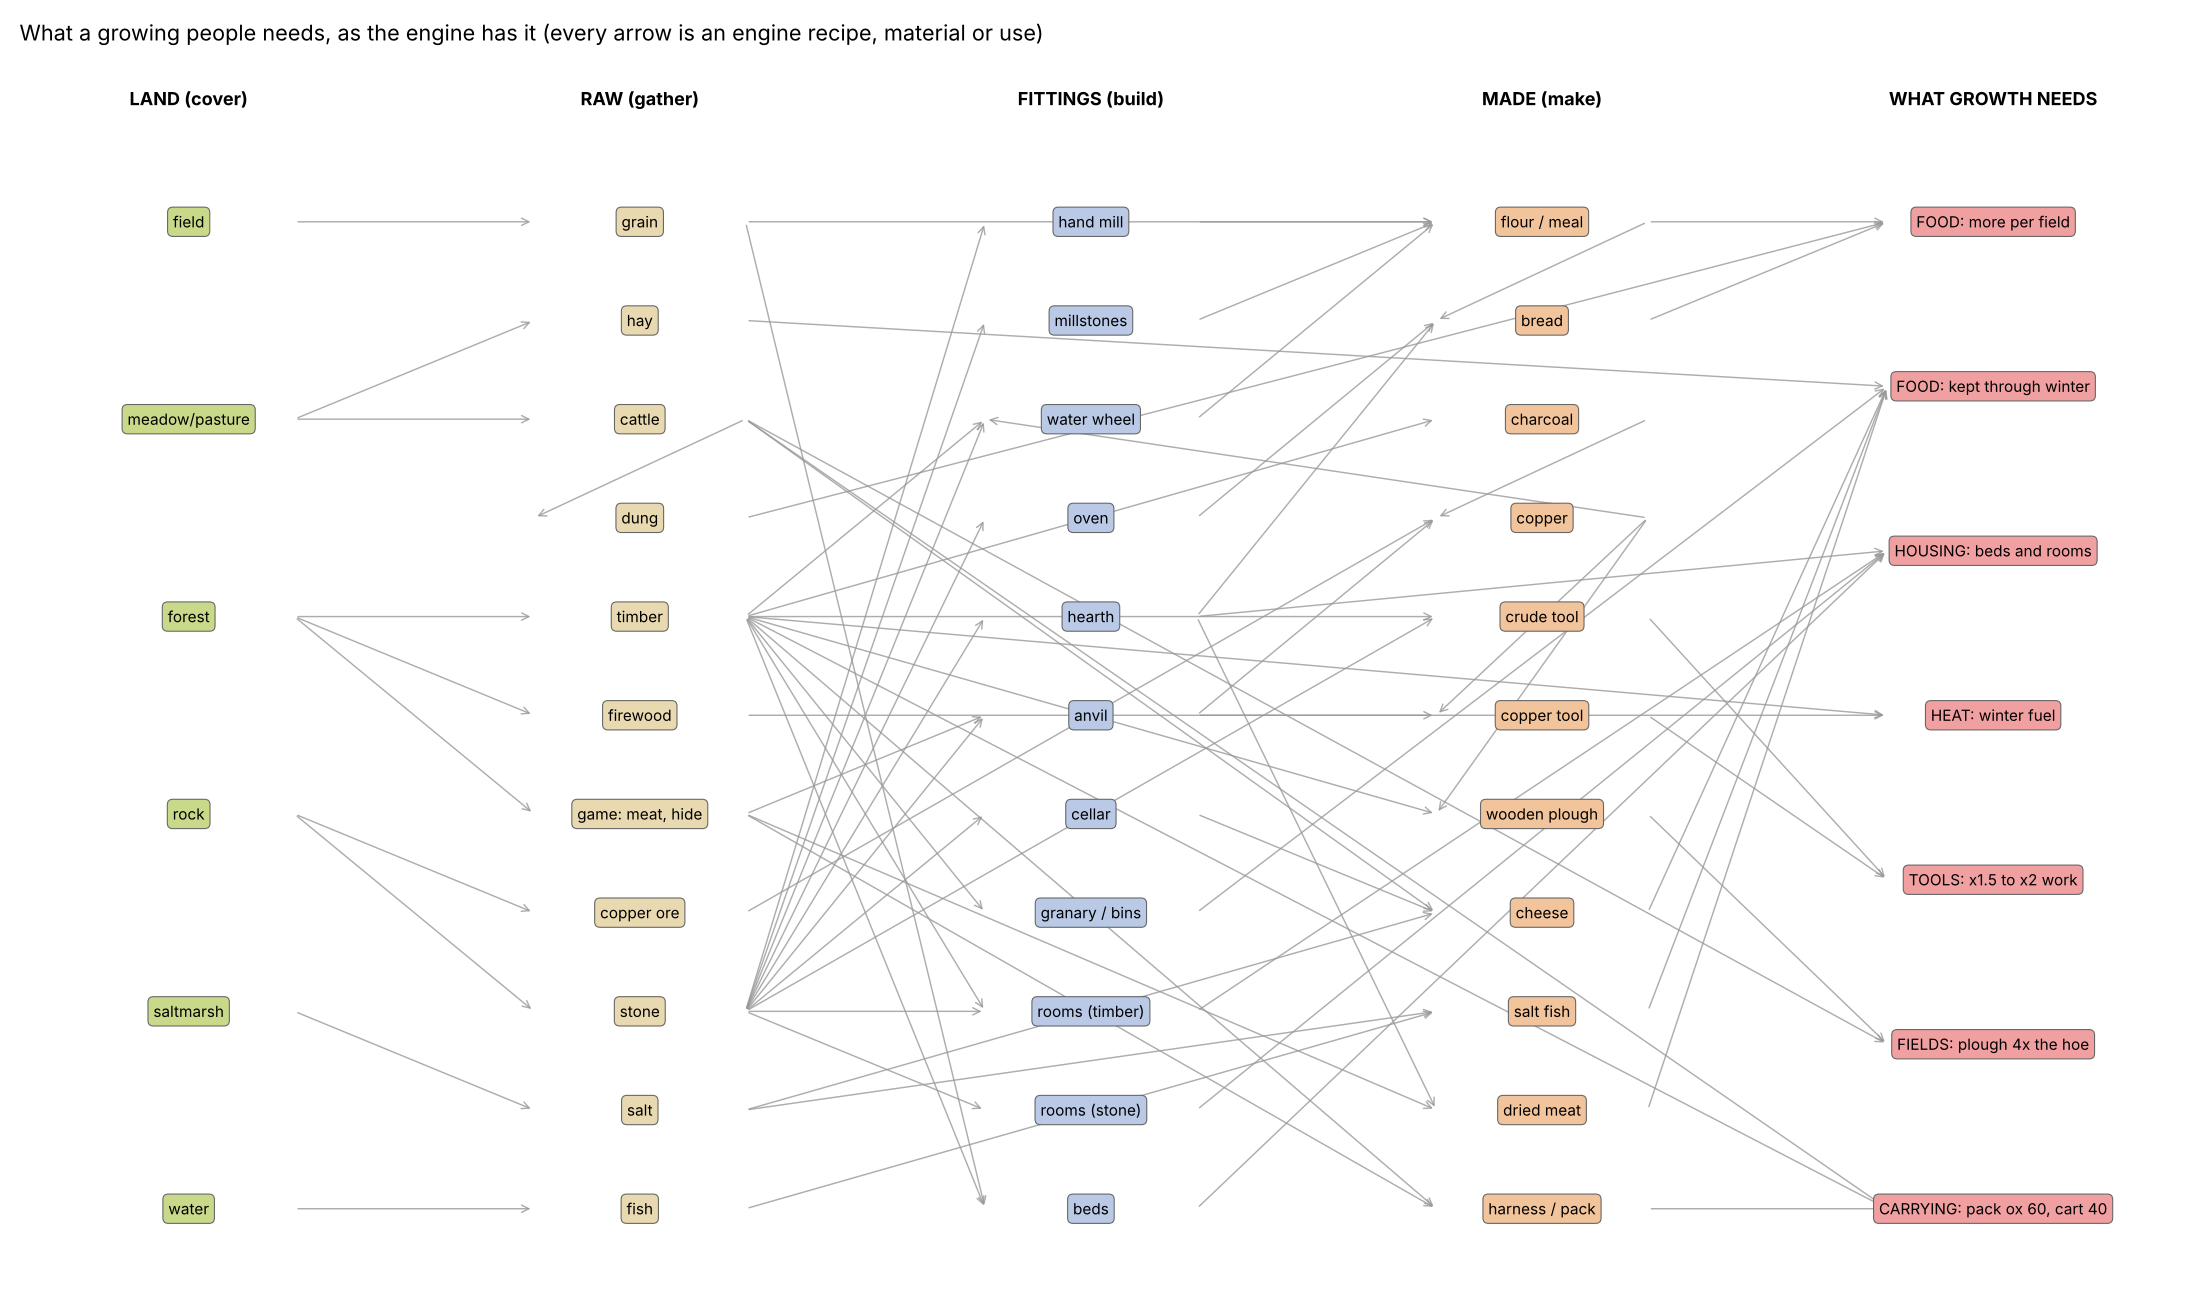

This figure's Python source:
"""Review 38.69: what growth needs, as the engine has it: land -> raw goods -> made goods and fittings -> what a growing people needs.
Every arrow is checked against the engine's techniques (gather and make), fittings (materials) and rooms; the layout is drawn by hand."""
import sys
sys.path.insert(0, "/home/user/cybertron2")
import matplotlib
matplotlib.use("Agg")
import matplotlib.pyplot as plt
from cybertron2.engine import data as D

T, F, R = D.TECHNIQUES, D.FITTINGS, D.ROOMS
cols = {
    0: ["field", "meadow/pasture", "forest", "rock", "saltmarsh", "water"],
    1: ["grain", "hay", "cattle", "dung", "timber", "firewood", "game: meat, hide", "copper ore", "stone", "salt", "fish"],
    2: ["hand mill", "millstones", "water wheel", "oven", "hearth", "anvil", "cellar", "granary / bins", "rooms (timber)", "rooms (stone)", "beds"],
    3: ["flour / meal", "bread", "charcoal", "copper", "crude tool", "copper tool", "wooden plough", "cheese", "salt fish", "dried meat", "harness / pack"],
    4: ["FOOD: more per field", "FOOD: kept through winter", "HOUSING: beds and rooms", "HEAT: winter fuel", "TOOLS: x1.5 to x2 work",
        "FIELDS: plough 4x the hoe", "CARRYING: pack ox 60, cart 40"],
}
E = [  # (from, to), each checked below against the engine
    ("field", "grain"), ("meadow/pasture", "hay"), ("meadow/pasture", "cattle"), ("cattle", "dung"), ("dung", "FOOD: more per field"),
    ("forest", "timber"), ("forest", "firewood"), ("forest", "game: meat, hide"), ("rock", "copper ore"), ("rock", "stone"),
    ("saltmarsh", "salt"), ("water", "fish"),
    ("grain", "flour / meal"), ("flour / meal", "bread"), ("timber", "charcoal"), ("copper ore", "copper"), ("charcoal", "copper"),
    ("timber", "crude tool"), ("stone", "crude tool"), ("copper", "copper tool"), ("timber", "wooden plough"), ("copper", "wooden plough"),
    ("salt", "cheese"), ("cattle", "cheese"), ("salt", "salt fish"), ("fish", "salt fish"), ("game: meat, hide", "dried meat"),
    ("game: meat, hide", "harness / pack"), ("timber", "harness / pack"),
    ("stone", "hand mill"), ("stone", "millstones"), ("timber", "water wheel"), ("stone", "water wheel"), ("copper", "water wheel"),
    ("stone", "oven"), ("stone", "hearth"), ("stone", "anvil"), ("game: meat, hide", "anvil"), ("stone", "cellar"), ("timber", "granary / bins"),
    ("timber", "rooms (timber)"), ("stone", "rooms (timber)"), ("stone", "rooms (stone)"), ("timber", "beds"), ("grain", "beds"),
    ("hand mill", "flour / meal"), ("millstones", "flour / meal"), ("water wheel", "flour / meal"), ("oven", "bread"), ("hearth", "bread"),
    ("anvil", "copper"), ("anvil", "copper tool"), ("cellar", "cheese"), ("hearth", "dried meat"),
    ("bread", "FOOD: more per field"), ("flour / meal", "FOOD: more per field"), ("cheese", "FOOD: kept through winter"),
    ("salt fish", "FOOD: kept through winter"), ("dried meat", "FOOD: kept through winter"), ("granary / bins", "FOOD: kept through winter"),
    ("hay", "FOOD: kept through winter"), ("rooms (timber)", "HOUSING: beds and rooms"), ("rooms (stone)", "HOUSING: beds and rooms"),
    ("beds", "HOUSING: beds and rooms"), ("hearth", "HOUSING: beds and rooms"), ("firewood", "HEAT: winter fuel"), ("timber", "HEAT: winter fuel"),
    ("crude tool", "TOOLS: x1.5 to x2 work"), ("copper tool", "TOOLS: x1.5 to x2 work"), ("wooden plough", "FIELDS: plough 4x the hoe"),
    ("cattle", "FIELDS: plough 4x the hoe"), ("cattle", "CARRYING: pack ox 60, cart 40"), ("harness / pack", "CARRYING: pack ox 60, cart 40"),
    ("timber", "CARRYING: pack ox 60, cart 40"),
]
# checks against the engine
assert T["mill"]["at"]["fittings"] == ["millstones"] and T["grind"]["at"]["fittings"] == ["hand mill"] and "water wheel" in T["water mill"]["at"]["fittings"]
assert T["smelt"]["inputs"]["copper ore"] == 3 and "charcoal" in T["smelt"]["inputs"]["fuel"] and T["copper tool"]["at"]["fittings"] == ["anvil"]
assert T["wooden plough"]["inputs"] == {"timber": 4, "copper": 1} and T["plough"]["animals"]["oxen"] == 2
assert set(F["water wheel"]["materials"]) == {"timber", "stone", "copper"} and F["hearth"]["materials"] == {"stone": 4}
assert set(F["anvil"]["materials"]) == {"stone", "hide", "timber"} and F["beds"]["materials"] == {"timber": 1, "straw": 2}
assert T["cheese"]["inputs"] == {"milk": 6, "salt": 0.2} and T["salt fish"]["inputs"] == {"fish": 4, "salt": 1}
assert set(R["medium room"]["timber"]["materials"]) == {"timber", "stone"} and T["crude tool"]["inputs"] == {"timber": 1, "stone": 0.5}
assert D.ITEMS["bread"]["food"] == 1.3 and D.ITEMS["grain"]["food"] == 0.7 and D.ITEMS["flour"]["food"] == 1.0

pos = {}
for c, names in cols.items():
    for i, n in enumerate(names):
        pos[n] = (c * 3.2, -i * (11.0 / max(1, len(names) - 1)) if len(names) > 1 else 0)
fig, ax = plt.subplots(figsize=(17, 10))
colour = {0: "#c9d98a", 1: "#e8d9b0", 2: "#b9c9e6", 3: "#f2c49b", 4: "#f0a0a0"}
for a, b in E:
    (x1, y1), (x2, y2) = pos[a], pos[b]
    ax.annotate("", xy=(x2 - 0.75, y2), xytext=(x1 + 0.75, y1), arrowprops=dict(arrowstyle="->", color="#999", lw=0.8, alpha=0.8))
for c, names in cols.items():
    for n in names:
        x, y = pos[n]
        ax.text(x, y, n, ha="center", va="center", fontsize=8.5, bbox=dict(boxstyle="round,pad=0.35", fc=colour[c], ec="#666", lw=0.6))
for c, h in enumerate(["LAND (cover)", "RAW (gather)", "FITTINGS (build)", "MADE (make)", "WHAT GROWTH NEEDS"]):
    ax.text(c * 3.2, 1.3, h, ha="center", fontsize=10, weight="bold")
ax.set_xlim(-1.2, 14.2); ax.set_ylim(-11.8, 1.9); ax.axis("off")
ax.set_title("What a growing people needs, as the engine has it (every arrow is an engine recipe, material or use)", loc="left", fontsize=12)
fig.tight_layout(); fig.savefig("chains.png", dpi=130)
print("ok")
